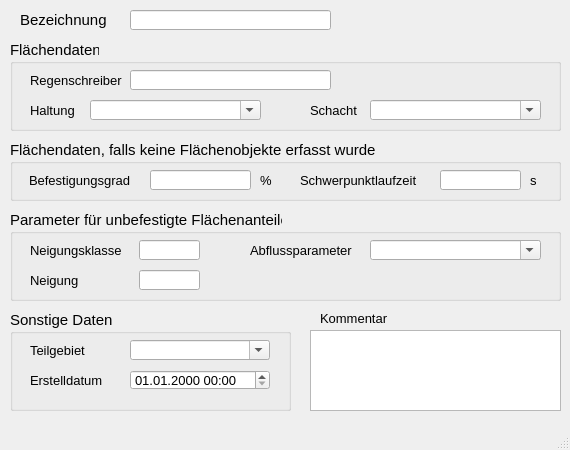
<?xml version="1.0" encoding="UTF-8"?>
<ui version="4.0">
 <class>MainWindow</class>
 <widget class="QMainWindow" name="MainWindow">
  <property name="enabled">
   <bool>true</bool>
  </property>
  <property name="geometry">
   <rect>
    <x>0</x>
    <y>0</y>
    <width>570</width>
    <height>450</height>
   </rect>
  </property>
  <property name="minimumSize">
   <size>
    <width>570</width>
    <height>450</height>
   </size>
  </property>
  <property name="font">
   <font>
    <family>Tahoma</family>
    <pointsize>10</pointsize>
   </font>
  </property>
  <property name="windowTitle">
   <string>MainWindow</string>
  </property>
  <widget class="QWidget" name="centralwidget">
   <widget class="QLabel" name="label">
    <property name="geometry">
     <rect>
      <x>20</x>
      <y>10</y>
      <width>90</width>
      <height>20</height>
     </rect>
    </property>
    <property name="font">
     <font>
      <family>Tahoma</family>
      <pointsize>11</pointsize>
     </font>
    </property>
    <property name="text">
     <string>Bezeichnung</string>
    </property>
   </widget>
   <widget class="QLabel" name="label_14">
    <property name="geometry">
     <rect>
      <x>320</x>
      <y>310</y>
      <width>81</width>
      <height>16</height>
     </rect>
    </property>
    <property name="text">
     <string>Kommentar</string>
    </property>
   </widget>
   <widget class="QLineEdit" name="flnam">
    <property name="geometry">
     <rect>
      <x>130</x>
      <y>10</y>
      <width>201</width>
      <height>20</height>
     </rect>
    </property>
    <property name="toolTip">
     <string>&lt;html&gt;&lt;head/&gt;&lt;body&gt;&lt;p&gt;Eindeutige Bezeichnung&lt;/p&gt;&lt;/body&gt;&lt;/html&gt;</string>
    </property>
    <property name="statusTip">
     <string>Eindeutige Bezeichnung</string>
    </property>
   </widget>
   <widget class="QTextEdit" name="kommentar">
    <property name="geometry">
     <rect>
      <x>310</x>
      <y>330</y>
      <width>251</width>
      <height>81</height>
     </rect>
    </property>
    <property name="toolTip">
     <string>&lt;html&gt;&lt;head/&gt;&lt;body&gt;&lt;p&gt;Platz für zusätzliche Kommentare.&lt;/p&gt;&lt;/body&gt;&lt;/html&gt;</string>
    </property>
    <property name="statusTip">
     <string>Platz für zusätzliche Kommentare.</string>
    </property>
   </widget>
   <widget class="QGroupBox" name="groupBox">
    <property name="geometry">
     <rect>
      <x>10</x>
      <y>210</y>
      <width>551</width>
      <height>91</height>
     </rect>
    </property>
    <property name="font">
     <font>
      <family>Tahoma</family>
      <pointsize>11</pointsize>
      <weight>50</weight>
      <bold>false</bold>
     </font>
    </property>
    <property name="title">
     <string>Parameter für unbefestigte Flächenanteile</string>
    </property>
    <widget class="QLabel" name="label_3">
     <property name="geometry">
      <rect>
       <x>20</x>
       <y>30</y>
       <width>101</width>
       <height>21</height>
      </rect>
     </property>
     <property name="font">
      <font>
       <family>Tahoma</family>
       <pointsize>10</pointsize>
       <weight>50</weight>
       <bold>false</bold>
      </font>
     </property>
     <property name="toolTip">
      <string>&lt;html&gt;&lt;head/&gt;&lt;body&gt;&lt;p&gt;&lt;br/&gt;&lt;/p&gt;&lt;/body&gt;&lt;/html&gt;</string>
     </property>
     <property name="statusTip">
      <string/>
     </property>
     <property name="text">
      <string>Neigungsklasse</string>
     </property>
    </widget>
    <widget class="QLineEdit" name="neigkl">
     <property name="geometry">
      <rect>
       <x>129</x>
       <y>30</y>
       <width>61</width>
       <height>20</height>
      </rect>
     </property>
     <property name="font">
      <font>
       <family>Tahoma</family>
       <pointsize>10</pointsize>
       <weight>50</weight>
       <bold>false</bold>
      </font>
     </property>
     <property name="toolTip">
      <string>&lt;html&gt;&lt;head/&gt;&lt;body&gt;&lt;p&gt;Neigungsklasse 1 - 5 gem. HYSTEM-EXTRAN&lt;/p&gt;&lt;/body&gt;&lt;/html&gt;</string>
     </property>
     <property name="statusTip">
      <string>Neigungsklasse 1 - 5 gem. HYSTEM-EXTRAN</string>
     </property>
    </widget>
    <widget class="QComboBox" name="abflussparameter">
     <property name="geometry">
      <rect>
       <x>360</x>
       <y>30</y>
       <width>171</width>
       <height>20</height>
      </rect>
     </property>
     <property name="font">
      <font>
       <family>Tahoma</family>
       <pointsize>10</pointsize>
       <weight>50</weight>
       <bold>false</bold>
      </font>
     </property>
     <property name="toolTip">
      <string>&lt;html&gt;&lt;head/&gt;&lt;body&gt;&lt;p&gt;Abflussparameter gem. HYSTEM-EXTRAN&lt;/p&gt;&lt;/body&gt;&lt;/html&gt;</string>
     </property>
     <property name="statusTip">
      <string>Abflussparameter gem. HYSTEM-EXTRAN</string>
     </property>
     <property name="editable">
      <bool>true</bool>
     </property>
    </widget>
    <widget class="QLabel" name="label_21">
     <property name="geometry">
      <rect>
       <x>240</x>
       <y>30</y>
       <width>111</width>
       <height>21</height>
      </rect>
     </property>
     <property name="font">
      <font>
       <family>Tahoma</family>
       <pointsize>10</pointsize>
       <weight>50</weight>
       <bold>false</bold>
      </font>
     </property>
     <property name="text">
      <string>Abflussparameter</string>
     </property>
    </widget>
    <widget class="QLineEdit" name="neigung">
     <property name="geometry">
      <rect>
       <x>129</x>
       <y>60</y>
       <width>61</width>
       <height>20</height>
      </rect>
     </property>
     <property name="font">
      <font>
       <family>Tahoma</family>
       <pointsize>10</pointsize>
       <weight>50</weight>
       <bold>false</bold>
      </font>
     </property>
     <property name="toolTip">
      <string>&lt;html&gt;&lt;head/&gt;&lt;body&gt;&lt;p&gt;Gefälle&lt;/p&gt;&lt;/body&gt;&lt;/html&gt;</string>
     </property>
     <property name="statusTip">
      <string>Gefälle</string>
     </property>
     <property name="text">
      <string/>
     </property>
    </widget>
    <widget class="QLabel" name="label_4">
     <property name="geometry">
      <rect>
       <x>20</x>
       <y>60</y>
       <width>91</width>
       <height>21</height>
      </rect>
     </property>
     <property name="font">
      <font>
       <family>Tahoma</family>
       <pointsize>10</pointsize>
       <weight>50</weight>
       <bold>false</bold>
      </font>
     </property>
     <property name="text">
      <string>Neigung</string>
     </property>
    </widget>
   </widget>
   <widget class="QGroupBox" name="groupBox_2">
    <property name="geometry">
     <rect>
      <x>10</x>
      <y>140</y>
      <width>551</width>
      <height>61</height>
     </rect>
    </property>
    <property name="font">
     <font>
      <family>Tahoma</family>
      <pointsize>11</pointsize>
      <weight>50</weight>
      <bold>false</bold>
     </font>
    </property>
    <property name="title">
     <string>Flächendaten, falls keine Flächenobjekte erfasst wurden</string>
    </property>
    <widget class="QLabel" name="label_7">
     <property name="geometry">
      <rect>
       <x>250</x>
       <y>30</y>
       <width>21</width>
       <height>20</height>
      </rect>
     </property>
     <property name="font">
      <font>
       <family>Tahoma</family>
       <pointsize>10</pointsize>
       <weight>50</weight>
       <bold>false</bold>
      </font>
     </property>
     <property name="text">
      <string>%</string>
     </property>
    </widget>
    <widget class="QLineEdit" name="befgrad">
     <property name="geometry">
      <rect>
       <x>140</x>
       <y>30</y>
       <width>101</width>
       <height>20</height>
      </rect>
     </property>
     <property name="font">
      <font>
       <family>Tahoma</family>
       <pointsize>10</pointsize>
       <weight>50</weight>
       <bold>false</bold>
      </font>
     </property>
     <property name="toolTip">
      <string>&lt;html&gt;&lt;head/&gt;&lt;body&gt;&lt;p&gt;Befestigungsgrad (%)&lt;/p&gt;&lt;/body&gt;&lt;/html&gt;</string>
     </property>
     <property name="statusTip">
      <string>Befestigungsgrad (%)</string>
     </property>
    </widget>
    <widget class="QLabel" name="label_6">
     <property name="geometry">
      <rect>
       <x>19</x>
       <y>30</y>
       <width>131</width>
       <height>20</height>
      </rect>
     </property>
     <property name="font">
      <font>
       <family>Tahoma</family>
       <pointsize>10</pointsize>
       <weight>50</weight>
       <bold>false</bold>
      </font>
     </property>
     <property name="text">
      <string>Befestigungsgrad</string>
     </property>
     <property name="alignment">
      <set>Qt::AlignLeading|Qt::AlignLeft|Qt::AlignVCenter</set>
     </property>
    </widget>
    <widget class="QLabel" name="label_8">
     <property name="geometry">
      <rect>
       <x>290</x>
       <y>30</y>
       <width>131</width>
       <height>20</height>
      </rect>
     </property>
     <property name="font">
      <font>
       <family>Tahoma</family>
       <pointsize>10</pointsize>
       <weight>50</weight>
       <bold>false</bold>
      </font>
     </property>
     <property name="text">
      <string>Schwerpunktlaufzeit</string>
     </property>
     <property name="alignment">
      <set>Qt::AlignLeading|Qt::AlignLeft|Qt::AlignVCenter</set>
     </property>
    </widget>
    <widget class="QLineEdit" name="schwerpunktlaufzeit">
     <property name="geometry">
      <rect>
       <x>430</x>
       <y>30</y>
       <width>81</width>
       <height>20</height>
      </rect>
     </property>
     <property name="font">
      <font>
       <family>Tahoma</family>
       <pointsize>10</pointsize>
       <weight>50</weight>
       <bold>false</bold>
      </font>
     </property>
     <property name="toolTip">
      <string>&lt;html&gt;&lt;head/&gt;&lt;body&gt;&lt;p&gt;Schwerpunktlaufzeit (Sek.)&lt;/p&gt;&lt;/body&gt;&lt;/html&gt;</string>
     </property>
     <property name="statusTip">
      <string>Schwerpunktlaufzeit (Sek.)</string>
     </property>
    </widget>
    <widget class="QLabel" name="label_9">
     <property name="geometry">
      <rect>
       <x>520</x>
       <y>30</y>
       <width>21</width>
       <height>20</height>
      </rect>
     </property>
     <property name="font">
      <font>
       <family>Tahoma</family>
       <pointsize>10</pointsize>
       <weight>50</weight>
       <bold>false</bold>
      </font>
     </property>
     <property name="text">
      <string>s</string>
     </property>
     <property name="alignment">
      <set>Qt::AlignLeading|Qt::AlignLeft|Qt::AlignVCenter</set>
     </property>
    </widget>
   </widget>
   <widget class="QGroupBox" name="groupBox_3">
    <property name="geometry">
     <rect>
      <x>10</x>
      <y>310</y>
      <width>281</width>
      <height>101</height>
     </rect>
    </property>
    <property name="font">
     <font>
      <family>Tahoma</family>
      <pointsize>11</pointsize>
     </font>
    </property>
    <property name="title">
     <string>Sonstige Daten</string>
    </property>
    <widget class="QLabel" name="label_13">
     <property name="geometry">
      <rect>
       <x>20</x>
       <y>30</y>
       <width>71</width>
       <height>20</height>
      </rect>
     </property>
     <property name="font">
      <font>
       <family>Tahoma</family>
       <pointsize>10</pointsize>
      </font>
     </property>
     <property name="text">
      <string>Teilgebiet</string>
     </property>
    </widget>
    <widget class="QLabel" name="label_71">
     <property name="geometry">
      <rect>
       <x>20</x>
       <y>60</y>
       <width>151</width>
       <height>21</height>
      </rect>
     </property>
     <property name="font">
      <font>
       <family>Tahoma</family>
       <pointsize>10</pointsize>
      </font>
     </property>
     <property name="text">
      <string>Erstelldatum</string>
     </property>
    </widget>
    <widget class="QgsDateTimeEdit" name="createdat">
     <property name="geometry">
      <rect>
       <x>120</x>
       <y>60</y>
       <width>140</width>
       <height>20</height>
      </rect>
     </property>
     <property name="font">
      <font>
       <family>Tahoma</family>
       <pointsize>10</pointsize>
      </font>
     </property>
     <property name="currentSection">
      <enum>QDateTimeEdit::DaySection</enum>
     </property>
     <property name="displayFormat">
      <string>dd.MM.yyyy HH:mm</string>
     </property>
    </widget>
    <widget class="QComboBox" name="teilgebiet">
     <property name="geometry">
      <rect>
       <x>120</x>
       <y>30</y>
       <width>140</width>
       <height>20</height>
      </rect>
     </property>
     <property name="toolTip">
      <string>&lt;html&gt;&lt;head/&gt;&lt;body&gt;&lt;p&gt;zur Zuordnung auf ein selbstständig festgelegtes Teilgebiet&lt;/p&gt;&lt;/body&gt;&lt;/html&gt;</string>
     </property>
     <property name="statusTip">
      <string>zur Zuordnung auf ein selbstständig festgelegtes Teilgebiet</string>
     </property>
     <property name="editable">
      <bool>true</bool>
     </property>
    </widget>
   </widget>
   <widget class="QGroupBox" name="groupBox_4">
    <property name="geometry">
     <rect>
      <x>10</x>
      <y>40</y>
      <width>551</width>
      <height>91</height>
     </rect>
    </property>
    <property name="font">
     <font>
      <family>Tahoma</family>
      <pointsize>11</pointsize>
     </font>
    </property>
    <property name="title">
     <string>Flächendaten</string>
    </property>
    <widget class="QLabel" name="label_23">
     <property name="geometry">
      <rect>
       <x>300</x>
       <y>60</y>
       <width>80</width>
       <height>20</height>
      </rect>
     </property>
     <property name="font">
      <font>
       <family>Tahoma</family>
       <pointsize>10</pointsize>
      </font>
     </property>
     <property name="text">
      <string>Schacht</string>
     </property>
    </widget>
    <widget class="QLabel" name="label_5">
     <property name="geometry">
      <rect>
       <x>20</x>
       <y>30</y>
       <width>100</width>
       <height>20</height>
      </rect>
     </property>
     <property name="font">
      <font>
       <family>Tahoma</family>
       <pointsize>10</pointsize>
      </font>
     </property>
     <property name="text">
      <string>Regenschreiber</string>
     </property>
    </widget>
    <widget class="QLabel" name="label_20">
     <property name="geometry">
      <rect>
       <x>20</x>
       <y>60</y>
       <width>80</width>
       <height>20</height>
      </rect>
     </property>
     <property name="font">
      <font>
       <family>Tahoma</family>
       <pointsize>10</pointsize>
      </font>
     </property>
     <property name="text">
      <string>Haltung</string>
     </property>
    </widget>
    <widget class="QComboBox" name="haltnam">
     <property name="geometry">
      <rect>
       <x>80</x>
       <y>60</y>
       <width>171</width>
       <height>20</height>
      </rect>
     </property>
     <property name="font">
      <font>
       <family>Tahoma</family>
       <pointsize>10</pointsize>
      </font>
     </property>
     <property name="toolTip">
      <string>&lt;html&gt;&lt;head/&gt;&lt;body&gt;&lt;p&gt;Name der Haltung, der die Fläche zugeordnet ist&lt;/p&gt;&lt;/body&gt;&lt;/html&gt;</string>
     </property>
     <property name="statusTip">
      <string>Name der Haltung, der die Fläche zugeordnet ist</string>
     </property>
     <property name="editable">
      <bool>true</bool>
     </property>
    </widget>
    <widget class="QComboBox" name="schnam">
     <property name="geometry">
      <rect>
       <x>360</x>
       <y>60</y>
       <width>171</width>
       <height>20</height>
      </rect>
     </property>
     <property name="font">
      <font>
       <family>Tahoma</family>
       <pointsize>10</pointsize>
      </font>
     </property>
     <property name="toolTip">
      <string>&lt;html&gt;&lt;head/&gt;&lt;body&gt;&lt;p&gt;angeschlossener Schacht&lt;/p&gt;&lt;/body&gt;&lt;/html&gt;</string>
     </property>
     <property name="statusTip">
      <string>angeschlossener Schacht</string>
     </property>
     <property name="editable">
      <bool>true</bool>
     </property>
    </widget>
    <widget class="QLineEdit" name="regenschreiber">
     <property name="geometry">
      <rect>
       <x>120</x>
       <y>30</y>
       <width>201</width>
       <height>20</height>
      </rect>
     </property>
     <property name="font">
      <font>
       <family>Tahoma</family>
       <pointsize>10</pointsize>
      </font>
     </property>
     <property name="toolTip">
      <string>&lt;html&gt;&lt;head/&gt;&lt;body&gt;&lt;p&gt;Regenschreiber&lt;/p&gt;&lt;/body&gt;&lt;/html&gt;</string>
     </property>
     <property name="statusTip">
      <string>Regenschreiber</string>
     </property>
    </widget>
   </widget>
  </widget>
  <widget class="QMenuBar" name="menubar">
   <property name="geometry">
    <rect>
     <x>0</x>
     <y>0</y>
     <width>570</width>
     <height>22</height>
    </rect>
   </property>
  </widget>
  <widget class="QStatusBar" name="statusbar"/>
 </widget>
 <customwidgets>
  <customwidget>
   <class>QgsDateTimeEdit</class>
   <extends>QDateTimeEdit</extends>
   <header>qgsdatetimeedit.h</header>
  </customwidget>
 </customwidgets>
 <tabstops>
  <tabstop>flnam</tabstop>
  <tabstop>regenschreiber</tabstop>
  <tabstop>teilgebiet</tabstop>
  <tabstop>haltnam</tabstop>
  <tabstop>createdat</tabstop>
  <tabstop>neigkl</tabstop>
  <tabstop>abflussparameter</tabstop>
  <tabstop>kommentar</tabstop>
 </tabstops>
 <resources/>
 <connections/>
</ui>
